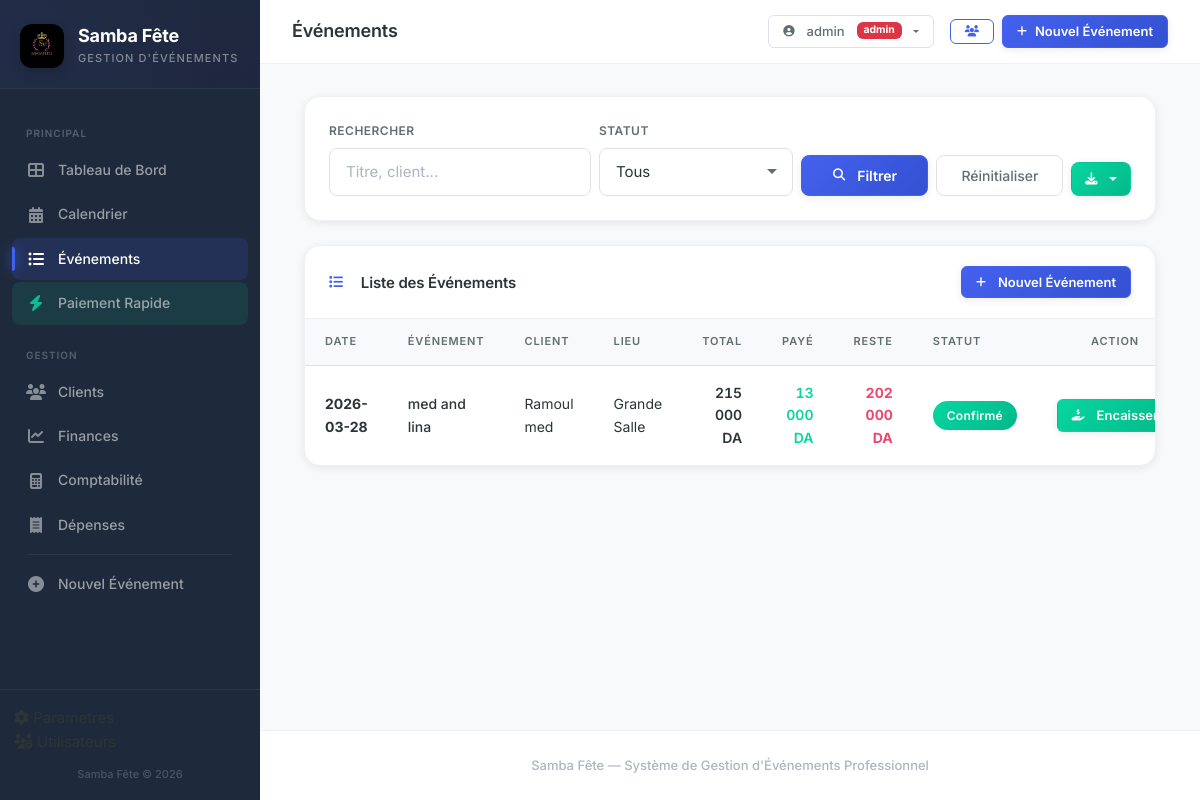
The page /evenements (signed in) on the database its author committed.
### tables this page shows
CREATE TABLE users (
                id INTEGER PRIMARY KEY AUTOINCREMENT,
                username TEXT UNIQUE NOT NULL,
                password_hash TEXT NOT NULL,
                role TEXT NOT NULL DEFAULT 'manager',
                is_active INTEGER DEFAULT 1,
                created_at TEXT DEFAULT (datetime('now','localtime'))
            );

CREATE TABLE events (
            id INTEGER PRIMARY KEY AUTOINCREMENT,
            title TEXT NOT NULL,
            client_id INTEGER NOT NULL,
            venue_id INTEGER NOT NULL,
            venue_id2 INTEGER,
            event_type TEXT NOT NULL,
            event_date TEXT NOT NULL,
            time_slot TEXT NOT NULL,
            guests_men INTEGER DEFAULT 0,
            guests_women INTEGER DEFAULT 0,
            status TEXT DEFAULT 'en attente',
            notes TEXT,
            total_amount REAL DEFAULT 0,
            deposit_required REAL DEFAULT 20000,
            created_at TEXT DEFAULT (datetime('now','localtime')),
            updated_at TEXT DEFAULT (datetime('now','localtime')),
            FOREIGN KEY (client_id) REFERENCES clients(id),
            FOREIGN KEY (venue_id) REFERENCES venues(id),
            FOREIGN KEY (venue_id2) REFERENCES venues(id)
        );

CREATE TABLE clients (
            id INTEGER PRIMARY KEY AUTOINCREMENT,
            name TEXT NOT NULL,
            phone TEXT NOT NULL,
            phone2 TEXT,
            email TEXT,
            address TEXT,
            created_at TEXT DEFAULT (datetime('now','localtime'))
        );

CREATE TABLE venues (
            id INTEGER PRIMARY KEY AUTOINCREMENT,
            name TEXT NOT NULL,
            capacity_men INTEGER DEFAULT 0,
            capacity_women INTEGER DEFAULT 0,
            is_active INTEGER DEFAULT 1
        );

### app.py (the view)
@app.route("/evenements")
@login_required
def event_list():
    db = get_db_connection()
    status_filter = request.args.get("status", "")
    search = request.args.get("q", "").strip()
    query = (
        "SELECT e.*, c.name as client_name, v.name as venue_name, "
        "COALESCE((SELECT SUM(p.amount) FROM payments p WHERE p.event_id=e.id AND p.is_refunded=0), 0) as total_paid "
        "FROM events e "
        "JOIN clients c ON e.client_id=c.id JOIN venues v ON e.venue_id=v.id WHERE 1=1"
    )
    params = []
    if status_filter:
        query += " AND e.status=?"
        params.append(status_filter)
    if search:
        query += " AND (e.title LIKE ? OR c.name LIKE ?)"
        params.extend([f"%{search}%", f"%{search}%"])
    query += " ORDER BY e.event_date DESC"
    events = db.execute(query, params).fetchall()
    return render_template(
        "event_list.html",
        events=events,
        statuses=EVENT_STATUSES,
        status_filter=status_filter,
        search=search,
    )

### app.py (called while the page is built)
@login_manager.user_loader
def load_user(user_id):
    return get_user_by_id(user_id)

@app.teardown_appcontext
def close_db_connection(exception):
    db = getattr(g, "_database", None)
    if db is not None:
        db.close()

def get_db_connection():
    db = getattr(g, "_database", None)
    if db is None:
        db = g._database = get_db()
    return db

def format_da(amount):
    try:
        return f"{float(amount):,.0f} DA".replace(",", " ")
    except (ValueError, TypeError):
        return "0 DA"

@app.context_processor
def inject_year():
    return {"current_year": datetime.now().year}

### models.py (called while the page is built, shortened)
def is_postgres():
    return DATABASE_URL.startswith("postgresql://")

def get_db():
    if is_postgres():
        conn = psycopg2.connect(DATABASE_URL)
        conn.autocommit = True
        return DB(conn, True)
    else:
        import sqlite3
        db_path = os.path.join(
            os.path.dirname(os.path.abspath(__file__)), "samba_fete.db"
        )
        conn = sqlite3.connect(db_path, timeout=10)
        conn.row_factory = sqlite3.Row
        conn.execute("PRAGMA foreign_keys = ON")
        return DB(conn, False)

def get_user_by_id(user_id):
    db = get_db()
    row = db.execute("SELECT * FROM users WHERE id=?", (user_id,)).fetchone()
    db.close()
    if row:
        return User(
            row["id"],
            row["username"],
            row["password_hash"],
            row["role"],
            row["is_active"],
        )
    return None

    @property
    def is_authenticated(self):
        return True

    def execute(self, sql, params=None):
        if self.is_pg:
            sql = sql.replace("?", "%s")
        cur = self.conn.cursor()
        if params:
            cur.execute(sql, params)
        else:
            cur.execute(sql)
        self._cur = cur
        return self

    def fetchone(self):
        row = self._cur.fetchone()
        if row is None:
            return None
        if self.is_pg:
            return dict(zip([col[0] for col in self._cur.description], row))
        else:
            return dict(row)

    def fetchall(self):
        rows = self._cur.fetchall()
        if self.is_pg:
            columns = [col[0] for col in self._cur.description]
            return [dict(zip(columns, row)) for row in rows]
        else:
            return [dict(row) for row in rows]

    def close(self):
        self.conn.close()

### templates/event_list.html (shortened to what this page needs)
{% extends "base.html" %}
{% block page_title %}Événements{% endblock %}
{% block content %}
<div class="container-fluid">
    <div class="card-custom mb-4">
        <div class="card-body-custom">
            <form method="GET" class="row g-2 align-items-end">
                <div class="col-md-4">
                    <label class="form-label-elegant">Rechercher</label>
                    <input type="text" name="q" class="form-input-elegant" placeholder="Titre, client..."
                           value="{{ search }}">
                </div>
                <div class="col-md-3">
                    <label class="form-label-elegant">Statut</label>
                    <select name="status" class="form-input-elegant">
                        <option value="">Tous</option>
                    </select>
                </div>
                <div class="col-md-2">
                    <button type="submit" class="btn btn-primary w-100">
                        <i class="fas fa-search me-1"></i> Filtrer
                    </button>
                </div>
                <div class="col-md-2">
                    <a href="{{ url_for('event_list') }}" class="btn btn-outline-secondary w-100">
                        Réinitialiser
                    </a>
                </div>
                <div class="col-md-1">
                    <div class="dropdown">
                        <button class="btn btn-success w-100 dropdown-toggle" type="button" data-bs-toggle="dropdown">
                            <i class="fas fa-download"></i>
                        </button>
                    </div>
                </div>
            </form>
        </div>
    </div>
    <div class="card-custom">
        <div class="card-header-custom">
            <h5 class="mb-0"><i class="fas fa-list me-2"></i>Liste des Événements</h5>
            <a href="{{ url_for('event_form') }}" class="btn btn-sm btn-primary">
                <i class="fas fa-plus me-1"></i>Nouvel Événement
            </a>
        </div>
        <div class="card-body-custom" style="padding: 0;">
            {% if events %}
            <div class="table-responsive">
                <table class="table-elegant">
                    <thead>
                        <tr>
                            <th>Date</th>
                            <th>Événement</th>
                            <th>Client</th>
                            <th>Lieu</th>
                            <th class="text-end">Total</th>
                            <th class="text-end">Payé</th>
                            <th class="text-end">Reste</th>
                            <th>Statut</th>
                            <th class="text-center">Action</th>
                        </tr>
                    </thead>
                    <tbody>
                        {% for e in events %}
                        {% set reste = e.total_amount - (e.total_paid or 0) %}
                        <tr class="clickable-row" onclick="window.location='{{ url_for('event_detail', event_id=e.id) }}'">
                            <td>
                                <strong>{{ e.event_date[:10] }}</strong>
                            </td>
                            <td style="font-weight: 500;">{{ e.title }}</td>
                            <td>{{ e.client_name }}</td>
                            <td>{{ e.venue_name }}</td>
                            <td class="text-end" style="font-variant-numeric: tabular-nums; font-weight: 600;">{{ e.total_amount | format_da }}</td>
                            <td class="text-end" style="font-variant-numeric: tabular-nums; font-weight: 600; color: var(--success);">{{ (e.total_paid or 0) | format_da }}</td>
                            <td class="text-end" style="font-variant-numeric: tabular-nums; font-weight: 700; color: {% if reste > 0 %}var(--danger){% else %}var(--success){% endif %};">
                                {{ reste | format_da }}
                            </td>
                            <td>
                                <span class="badge-status status-{{ e.status | replace(' ', '-') }}">
                                    {{ e.status }}
                                </span>
                            </td>
                            <td class="text-center" onclick="event.stopPropagation()">
                                {% if reste > 0 %}
                                <a href="{{ url_for('event_detail', event_id=e.id) }}#paymentSection" class="btn btn-success btn-sm">
                                    <i class="fas fa-hand-holding-usd me-1"></i>Encaisser
                                </a>
                                {% else %}
                                <span class="badge-status status-confirmé" style="font-size: 0.65rem;">Soldé ✓</span>
                                {% endif %}
                            </td>
                        </tr>
                        {% endfor %}
                    </tbody>
                </table>
            </div>
            {% endif %}
        </div>
    </div>
</div>
{% endblock %}

### templates/base.html (shortened to what this page needs)
<!DOCTYPE html>
<html lang="fr">
<head>
    <link href="https://cdn.jsdelivr.net/npm/bootstrap@5.3.3/dist/css/bootstrap.min.css" rel="stylesheet">
    <link href="https://cdnjs.cloudflare.com/ajax/libs/font-awesome/6.5.1/css/all.min.css" rel="stylesheet">
    <link href="{{ url_for('static', filename='css/style.css') }}" rel="stylesheet">
</head>
<body>
    <nav id="sidebar" class="sidebar">
        <div class="sidebar-header">
            <div class="logo-icon">
                <img src="{{ url_for('static', filename='img/logo.jpg') }}" alt="Samba Fête">
            </div>
            <div class="sidebar-brand">
                <div class="brand-name">Samba Fête</div>
                <div class="brand-tagline">Gestion d'Événements</div>
            </div>
        </div>
        <ul class="sidebar-nav">
            <li class="nav-section-title">Principal</li>
            <li class="nav-item">
                <a href="{{ url_for('index') }}" class="nav-link {% if request.endpoint == 'index' %}active{% endif %}">
                    <i class="fas fa-th-large"></i> <span>Tableau de Bord</span>
                </a>
            </li>
            <li class="nav-item">
                <a href="{{ url_for('calendar_view') }}" class="nav-link {% if request.endpoint == 'calendar_view' %}active{% endif %}">
                    <i class="fas fa-calendar-alt"></i> <span>Calendrier</span>
                </a>
            </li>
            <li class="nav-item">
                <a href="{{ url_for('event_list') }}" class="nav-link {% if request.endpoint == 'event_list' %}active{% endif %}">
                    <i class="fas fa-list-ul"></i> <span>Événements</span>
                </a>
            </li>
            <li class="nav-item">
                <a href="{{ url_for('quick_payment') }}" class="nav-link {% if request.endpoint == 'quick_payment' %}active{% endif %}" style="background: rgba(6, 214, 160, 0.1);">
                    <i class="fas fa-bolt" style="color: var(--success);"></i> <span>Paiement Rapide</span>
                </a>
            </li>
            <li class="nav-section-title">Gestion</li>
            <li class="nav-item">
                <a href="{{ url_for('client_list') }}" class="nav-link {% if request.endpoint == 'client_list' or request.endpoint == 'client_detail' %}active{% endif %}">
                    <i class="fas fa-users"></i> <span>Clients</span>
                </a>
            </li>
            <li class="nav-item">
                <a href="{{ url_for('financials') }}" class="nav-link {% if request.endpoint == 'financials' %}active{% endif %}">
                    <i class="fas fa-chart-line"></i> <span>Finances</span>
                </a>
            </li>
            <li class="nav-item">
                <a href="{{ url_for('accounting') }}" class="nav-link {% if request.endpoint == 'accounting' %}active{% endif %}">
                    <i class="fas fa-calculator"></i> <span>Comptabilité</span>
                </a>
            </li>
            <li class="nav-item">
                <a href="{{ url_for('expenses') }}" class="nav-link {% if request.endpoint == 'expenses' %}active{% endif %}">
                    <i class="fas fa-receipt"></i> <span>Dépenses</span>
                </a>
            </li>
            <li class="sidebar-divider"></li>
            <li class="nav-item">
                <a href="{{ url_for('event_form') }}" class="nav-link {% if request.endpoint == 'event_form' %}active{% endif %}">
                    <i class="fas fa-plus-circle"></i> <span>Nouvel Événement</span>
                </a>
            </li>
        </ul>
        <div class="sidebar-footer">
            {% if current_user.is_authenticated %}
            <li class="nav-item" style="list-style: none;">
                <a href="{{ url_for('settings') }}" class="nav-link {% if request.endpoint == 'settings' %}active{% endif %}">
                    <i class="fas fa-cog"></i> <span>Paramètres</span>
                </a>
            </li>
            {% if current_user.role == 'admin' %}
            <li class="nav-item" style="list-style: none;">
                <a href="{{ url_for('users') }}" class="nav-link {% if request.endpoint == 'users' %}active{% endif %}">
                    <i class="fas fa-users-cog"></i> <span>Utilisateurs</span>
                </a>
            </li>
            {% endif %}
            {% endif %}
            <div class="sidebar-footer-text" style="margin-top: 12px;">Samba Fête &copy; {{ current_year }}</div>
        </div>
    </nav>
    <div class="main-content">
        <nav class="topbar">
            <div class="topbar-title">
                {% block page_title %}Tableau de Bord{% endblock %}
            </div>
            <div class="topbar-actions">
                {% if current_user.is_authenticated %}
                <div class="dropdown d-none d-sm-inline-block me-2">
                    <button class="btn btn-outline-secondary btn-sm dropdown-toggle" type="button" data-bs-toggle="dropdown">
                        <i class="fas fa-user-circle me-1"></i> {{ current_user.username }}
                        <span class="badge bg-{% if current_user.role == 'admin' %}danger{% else %}secondary{% endif %} ms-1" style="font-size: 0.65rem;">{{ current_user.role }}</span>
                    </button>
                </div>
                {% endif %}
                <a href="{{ url_for('client_list') }}" class="btn btn-outline-gold btn-sm" title="Clients">
                    <i class="fas fa-users"></i>
                </a>
                <a href="{{ url_for('event_form') }}" class="btn btn-primary btn-sm">
                    <i class="fas fa-plus"></i> <span class="d-none d-sm-inline">Nouvel Événement</span>
                </a>
            </div>
        </nav>
        <div class="page-content">
            {% block content %}{% endblock %}
        </div>
        <footer class="app-footer">
            Samba Fête &mdash; Système de Gestion d'Événements Professionnel
        </footer>
    </div>
</body>
</html>

### rows shown on the page
users: username "admin", role "admin"
events: event_date "2026-03-28", title "med and lina", client_name "Ramoul med", venue_name "Grande Salle", total_amount "215 000 DA", total_paid "13 000 DA", reste "202 000 DA", status "Confirmé"
